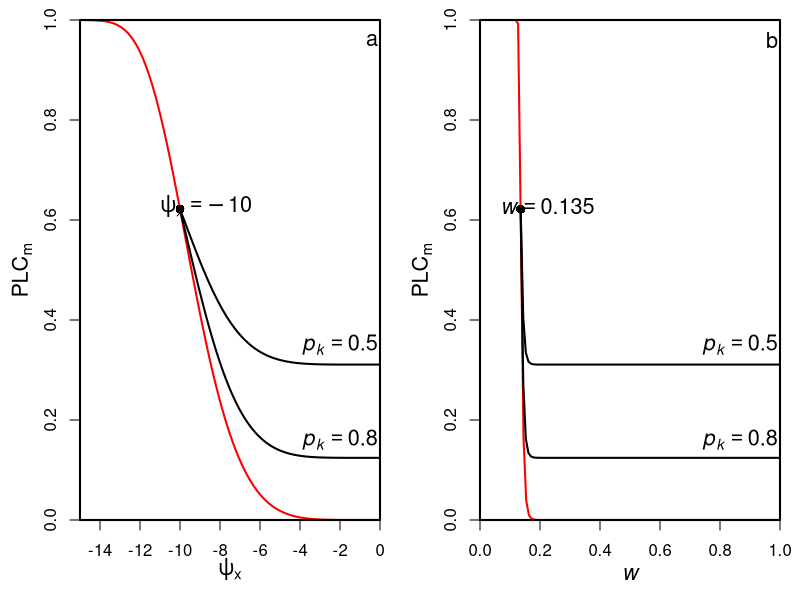

R code for this plot:

options(digits=3)
# PLC(px)
PLCf <- function(px, c=5.71, d=10.05)1-exp(-(-px/d)^c)
# PLCwL(wL)
PLCwLf <- function(wL, pe=-1.58*10^-3, b=4.38, c=5.71, d=10.05)1-exp(-(-(pe*wL^(-b))/d)^c)

# Figure
# PLC - px
windows(16, 6)
par(mgp=c(2.2, 1, 0), xaxs="i", yaxs="i", lwd=2, mar=c(4, 4, 1, 1), mfrow=c(1,2))
curve(PLCf, -15, -1e-3,
      xlim=c(-15, 0), ylim=c(0, 1),
      xlab=expression(psi[x]),
      ylab=expression(PLC[m]),
      cex.lab=1.3, col="red")
# pk=0.5
with(data.frame(pxL=c(-10)),
     {curve(PLCf(pxL)-(PLCf(pxL)-PLCf(x))*0.5, pxL, -1e-3, add=T)
       points(pxL, PLCf(pxL), pch=16, cex=1.2)})
text(-8.7, 0.628, expression(italic(psi[x])==-10), cex=1.3)
text(-2, 0.35, expression(italic(p[k])==0.5), cex=1.3)
text(-0.4, 0.96, "a", cex=1.3)
# pk=0.8
with(data.frame(pxL=c(-10)),
     {curve(PLCf(pxL)-(PLCf(pxL)-PLCf(x))*0.8, pxL, -1e-3, add=T)
       points(pxL, PLCf(pxL), pch=16, cex=1.2)})
text(-2, 0.16, expression(italic(p[k])==0.8), cex=1.3)

# PLC - wL
curve(PLCwLf, 0.1, 1,
      xlim=c(0, 1), ylim=c(0, 1),
      xlab=expression(italic(w)),
      ylab=expression(PLC[m]),
      cex.lab=1.3, col="red")
# pk=0.5
with(data.frame(wL=c(0.13555435977796931)),
     {curve(PLCwLf(wL)-(PLCwLf(wL)-PLCwLf(x))*0.5, wL, 1, add=T)
       points(wL, PLCwLf(wL), pch=16, cex=1.2)})
text(0.225, 0.628, expression(italic(w)==0.135), cex=1.3)
text(0.867, 0.35, expression(italic(p[k])==0.5), cex=1.3)
text(0.973, 0.96, "b", cex=1.3)
# pk=0.8
with(data.frame(wL=c(0.13555435977796931)),
     {curve(PLCwLf(wL)-(PLCwLf(wL)-PLCwLf(x))*0.8, wL, 1, add=T)
       points(wL, PLCwLf(wL), pch=16, cex=1.2)})
text(0.867, 0.16, expression(italic(p[k])==0.8), cex=1.3)
